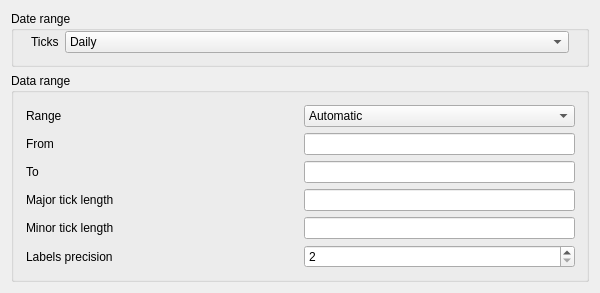
<?xml version="1.0" encoding="UTF-8"?>
<ui version="4.0">
 <class>ReportTabRange</class>
 <widget class="QWidget" name="ReportTabRange">
  <property name="geometry">
   <rect>
    <x>0</x>
    <y>0</y>
    <width>600</width>
    <height>288</height>
   </rect>
  </property>
  <property name="windowTitle">
   <string>Chart Tab</string>
  </property>
  <property name="toolTip">
   <string/>
  </property>
  <property name="whatsThis">
   <string>&lt;p&gt;On this tab, you configure the chart drawn for this report.&lt;/p&gt;</string>
  </property>
  <layout class="QVBoxLayout" name="verticalLayout" stretch="0,0">
   <item>
    <widget class="QGroupBox" name="dateRangeBox">
     <property name="title">
      <string>Date range</string>
     </property>
     <layout class="QGridLayout" name="dateRangeGrid">
      <property name="topMargin">
       <number>0</number>
      </property>
      <property name="verticalSpacing">
       <number>0</number>
      </property>
      <item row="1" column="0">
       <layout class="QHBoxLayout" name="horizontalLayout_3" stretch="0,0">
        <property name="leftMargin">
         <number>6</number>
        </property>
        <property name="topMargin">
         <number>0</number>
        </property>
        <property name="rightMargin">
         <number>6</number>
        </property>
        <property name="bottomMargin">
         <number>0</number>
        </property>
        <item>
         <widget class="QLabel" name="label_6">
          <property name="text">
           <string>Ticks</string>
          </property>
         </widget>
        </item>
        <item>
         <widget class="KComboBox" name="m_comboColumns">
          <property name="sizePolicy">
           <sizepolicy hsizetype="Expanding" vsizetype="Fixed">
            <horstretch>0</horstretch>
            <verstretch>0</verstretch>
           </sizepolicy>
          </property>
          <property name="toolTip">
           <string>&lt;p&gt;Choose how large of a time period each column should encompass&lt;/p&gt;</string>
          </property>
          <item>
           <property name="text">
            <string comment="@item the columns will display daily data">Daily</string>
           </property>
          </item>
          <item>
           <property name="text">
            <string comment="@item the columns will display weekly data">Weekly</string>
           </property>
          </item>
          <item>
           <property name="text">
            <string comment="@item the columns will display monthly data">Monthly</string>
           </property>
          </item>
          <item>
           <property name="text">
            <string comment="@item the columns will display bi-monthly data">Bi-Monthly</string>
           </property>
          </item>
          <item>
           <property name="text">
            <string comment="@item the columns will display quarterly data">Quarterly</string>
           </property>
          </item>
          <item>
           <property name="text">
            <string comment="@item the columns will display yearly data">Yearly</string>
           </property>
          </item>
         </widget>
        </item>
       </layout>
      </item>
      <item row="2" column="0">
       <spacer name="verticalSpacer">
        <property name="orientation">
         <enum>Qt::Vertical</enum>
        </property>
        <property name="sizeHint" stdset="0">
         <size>
          <width>20</width>
          <height>40</height>
         </size>
        </property>
       </spacer>
      </item>
     </layout>
    </widget>
   </item>
   <item>
    <widget class="QGroupBox" name="dataRangeBox">
     <property name="title">
      <string>Data range</string>
     </property>
     <layout class="QGridLayout" name="dataRangeLayout">
      <property name="leftMargin">
       <number>12</number>
      </property>
      <property name="topMargin">
       <number>12</number>
      </property>
      <item row="3" column="0">
       <widget class="QLabel" name="lblDataRangeStart">
        <property name="sizePolicy">
         <sizepolicy hsizetype="Expanding" vsizetype="Preferred">
          <horstretch>0</horstretch>
          <verstretch>0</verstretch>
         </sizepolicy>
        </property>
        <property name="text">
         <string comment="From (Data)">From</string>
        </property>
       </widget>
      </item>
      <item row="5" column="0">
       <widget class="QLabel" name="lblDataMajorTick">
        <property name="text">
         <string>Major tick length</string>
        </property>
       </widget>
      </item>
      <item row="6" column="1">
       <widget class="QLineEdit" name="m_dataMinorTick"/>
      </item>
      <item row="8" column="1">
       <spacer name="verticalSpacer_2">
        <property name="orientation">
         <enum>Qt::Vertical</enum>
        </property>
        <property name="sizeHint" stdset="0">
         <size>
          <width>20</width>
          <height>40</height>
         </size>
        </property>
       </spacer>
      </item>
      <item row="4" column="1">
       <widget class="QLineEdit" name="m_dataRangeEnd"/>
      </item>
      <item row="0" column="0">
       <widget class="QLabel" name="label">
        <property name="text">
         <string>Range</string>
        </property>
       </widget>
      </item>
      <item row="0" column="1">
       <widget class="QComboBox" name="m_dataLock">
        <item>
         <property name="text">
          <string>Automatic</string>
         </property>
        </item>
        <item>
         <property name="text">
          <string>User defined</string>
         </property>
        </item>
       </widget>
      </item>
      <item row="6" column="0">
       <widget class="QLabel" name="lblDataMinorTick">
        <property name="text">
         <string>Minor tick length</string>
        </property>
       </widget>
      </item>
      <item row="5" column="1">
       <widget class="QLineEdit" name="m_dataMajorTick"/>
      </item>
      <item row="4" column="0">
       <widget class="QLabel" name="lblDataRangeEnd">
        <property name="text">
         <string comment="To (Data)">To</string>
        </property>
       </widget>
      </item>
      <item row="3" column="1">
       <widget class="QLineEdit" name="m_dataRangeStart"/>
      </item>
      <item row="7" column="1">
       <widget class="QSpinBox" name="m_yLabelsPrecision">
        <property name="minimum">
         <number>2</number>
        </property>
        <property name="maximum">
         <number>10</number>
        </property>
       </widget>
      </item>
      <item row="7" column="0">
       <widget class="QLabel" name="lblLabelsPrecision">
        <property name="text">
         <string>Labels precision</string>
        </property>
       </widget>
      </item>
     </layout>
    </widget>
   </item>
  </layout>
 </widget>
 <layoutdefault spacing="6" margin="11"/>
 <customwidgets>
  <customwidget>
   <class>KComboBox</class>
   <extends>QComboBox</extends>
   <header>kcombobox.h</header>
  </customwidget>
 </customwidgets>
 <tabstops>
  <tabstop>m_dataLock</tabstop>
  <tabstop>m_dataRangeStart</tabstop>
  <tabstop>m_dataRangeEnd</tabstop>
  <tabstop>m_dataMajorTick</tabstop>
  <tabstop>m_dataMinorTick</tabstop>
  <tabstop>m_yLabelsPrecision</tabstop>
  <tabstop>m_comboColumns</tabstop>
 </tabstops>
 <resources/>
 <connections/>
</ui>
